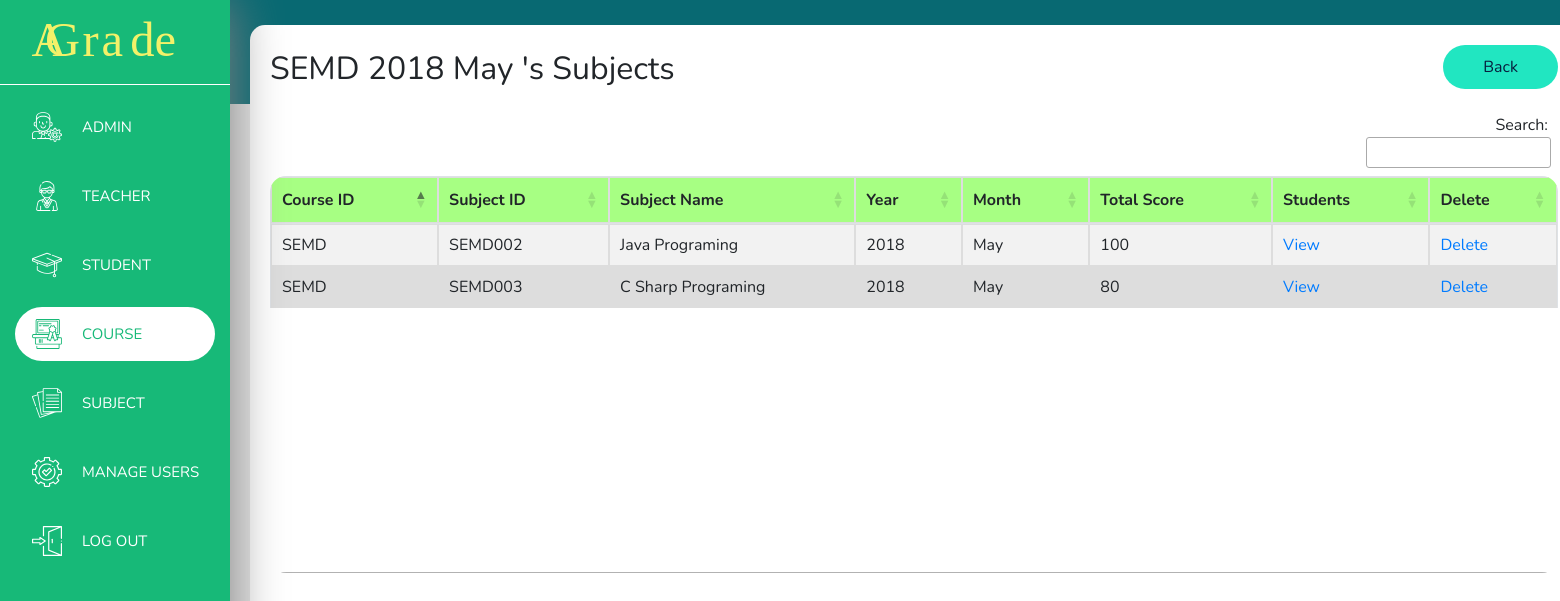
The app's page /courseSubjects.php?courseID=SEMD&year=2018&month=May (signed in) with its own data.
### tables this page shows
CREATE TABLE `subject` (
  `No` int(200) NOT NULL,
  `courseID` varchar(200) NOT NULL,
  `subjectID` varchar(200) NOT NULL,
  `subjectName` varchar(200) NOT NULL,
  `subjectYear` int(4) NOT NULL,
  `subjectMonth` varchar(20) NOT NULL,
  `subjectTotalScore` int(100) NOT NULL
);

### courseSubjects.php (the view, shortened to what this page needs)
<?php
    require "header.php";
    require "backendphp/condb_back.php";
    $courseID = $_GET['courseID'];
    $year = $_GET['year'];
    $month = $_GET['month'];
?>
    <main>
        <div class="content">
            <div class="courseSubject-main">
                <label class="courseSubject-label"><?= $courseID." ".$year." ".$month." "?>'s Subjects</label>
                <a class="back-btn" href="javascript:history.go(-1)"><span>Back</span></a>
                <table class="table table-striped table-bordered courseSubjectDatatable">
                    <thead>
                        <tr>
                            <th>Course ID</th>
                            <th>Subject ID</th>
                            <th>Subject Name</th>
                            <th>Year</th>
                            <th>Month</th>
                            <th>Total Score</th>
                            <th>Students</th>
                            <?php
                                if ($_SESSION['userType'] == "admin") {
                                    echo "<th>Delete</th>";
                                }
                            ?>
                        </tr>
                    </thead>
                    <tbody>
                        <?php
                            $sql = mysqli_query($conn, "SELECT * FROM subject WHERE courseID = '$courseID' AND subjectYear = '$year' AND subjectMonth = '$month'  ORDER BY 'No' ASC");
                            while ($row = mysqli_fetch_array($sql)){
                                echo "<tr>";
                                echo "<td>" . $row['courseID'] . "</td>";
                                echo "<td>" . $row['subjectID'] . "</td>";
                                echo "<td>" . $row['subjectName'] . "</td>";
                                echo "<td>" . $row['subjectYear'] . "</td>";
                                echo "<td>" . $row['subjectMonth'] . "</td>";
                                echo "<td>" . $row['subjectTotalScore'] . "</td>";
                                echo "<td><a href='subjectStudents.php?subjectID=" . $row['subjectID'] . "&year=".$row['subjectYear']. "&month=" . $row['subjectMonth'] . "'>View</a></td>";
                                if ($_SESSION['userType'] == "admin") {
                                    echo "<td><a href='backendphp/deleteCourseSubjects-back.php?courseID=" . $row['courseID'] . "&subjectID=" . $row['subjectID'] . "&year=".$row['subjectYear']. "&month=" . $row['subjectMonth'] . "' onclick='return confirm(\"Confirm Delete ?\");'>Delete</a></td>";
                                }
                                echo "</tr>";
                            }
                        ?>
                    </tbody>
                </table>
            </div>
        </div>
    </main>
<?php
    require "footer.php";
?>

### css/header.css (style rules this page uses)
body { margin: 0; font-family: Nunito, sans-serif; background: -webkit-gradient(linear, left top, left bottom, color-stop(13%, #086972), color-stop(13%, #e6e6e6)); background: linear-gradient(#086972 13%, #e6e6e6 13%); height: 100vh; }
main { height: 657px; }
main .content { display: inline-block; margin: 25px 25px 25px 250px; width: 166vh; height: 93vh; border-radius: 15px; background-color: white; }

### css/courseSubject.css (style rules this page uses)
.courseSubject-label { display: inline-block; margin: 20px; font-size: 32px; }
.courseSubject-main .back-btn { float: right; background-color: #21e6c1; color: #071e3d; margin: 20px; padding: 10px 40px; border-radius: 34px; text-decoration: none; text-align: center; vertical-align: middle; }
.courseSubject-main .dataTables_wrapper .table tr:nth-child(even) { background-color: #dddddd; }
.courseSubject-main .dataTables_wrapper .table th { border: 1px solid #dddddd; background-color: #a7ff83; text-align: left; }
.courseSubject-main .dataTables_wrapper .table td { border: 1px solid #dddddd; text-align: left; }

### records on screen
subject: courseID "SEMD", subjectID "SEMD002", subjectName "Java Programing", subjectYear "2018", subjectMonth "May", subjectTotalScore "100"
subject: courseID "SEMD", subjectID "SEMD003", subjectName "C Sharp Programing", subjectYear "2018", subjectMonth "May", subjectTotalScore "80"

### other values on screen
$courseID "SEMD"
$year "2018"
$month "May"
